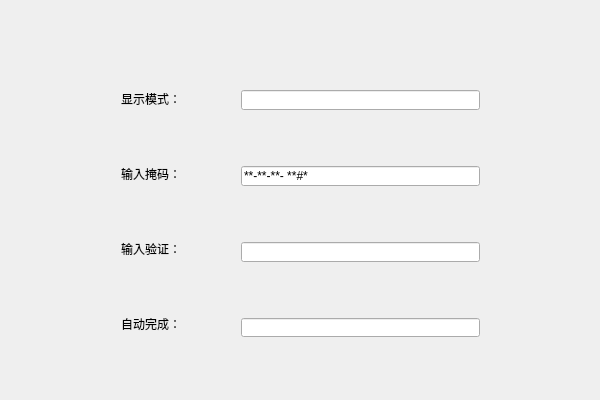
<?xml version="1.0" encoding="UTF-8"?>
<ui version="4.0">
 <class>MyWidgetClass</class>
 <widget class="QWidget" name="MyWidgetClass">
  <property name="geometry">
   <rect>
    <x>0</x>
    <y>0</y>
    <width>600</width>
    <height>400</height>
   </rect>
  </property>
  <property name="windowTitle">
   <string>MyWidget</string>
  </property>
  <widget class="QWidget" name="layoutWidget">
   <property name="geometry">
    <rect>
     <x>110</x>
     <y>80</y>
     <width>77</width>
     <height>262</height>
    </rect>
   </property>
   <layout class="QVBoxLayout" name="verticalLayout">
    <property name="spacing">
     <number>60</number>
    </property>
    <item>
     <widget class="QLabel" name="label">
      <property name="font">
       <font>
        <family>微软雅黑</family>
       </font>
      </property>
      <property name="text">
       <string>显示模式：</string>
      </property>
     </widget>
    </item>
    <item>
     <widget class="QLabel" name="label_2">
      <property name="font">
       <font>
        <family>微软雅黑</family>
       </font>
      </property>
      <property name="text">
       <string>输入掩码：</string>
      </property>
     </widget>
    </item>
    <item>
     <widget class="QLabel" name="label_3">
      <property name="font">
       <font>
        <family>微软雅黑</family>
       </font>
      </property>
      <property name="text">
       <string>输入验证：</string>
      </property>
     </widget>
    </item>
    <item>
     <widget class="QLabel" name="label_4">
      <property name="font">
       <font>
        <family>微软雅黑</family>
       </font>
      </property>
      <property name="text">
       <string>自动完成：</string>
      </property>
     </widget>
    </item>
   </layout>
  </widget>
  <widget class="QWidget" name="layoutWidget">
   <property name="geometry">
    <rect>
     <x>230</x>
     <y>79</y>
     <width>261</width>
     <height>269</height>
    </rect>
   </property>
   <layout class="QVBoxLayout" name="verticalLayout_2">
    <property name="spacing">
     <number>56</number>
    </property>
    <item>
     <widget class="QLineEdit" name="lineEdit1">
      <property name="echoMode">
       <enum>QLineEdit::Password</enum>
      </property>
     </widget>
    </item>
    <item>
     <widget class="QLineEdit" name="lineEdit2">
      <property name="inputMask">
       <string>&gt;AA-90-bb-! aa\#H;*</string>
      </property>
     </widget>
    </item>
    <item>
     <widget class="QLineEdit" name="lineEdit3"/>
    </item>
    <item>
     <widget class="QLineEdit" name="lineEdit4"/>
    </item>
   </layout>
  </widget>
 </widget>
 <layoutdefault spacing="6" margin="11"/>
 <resources>
  <include location="MyWidget.qrc"/>
 </resources>
 <connections/>
</ui>
